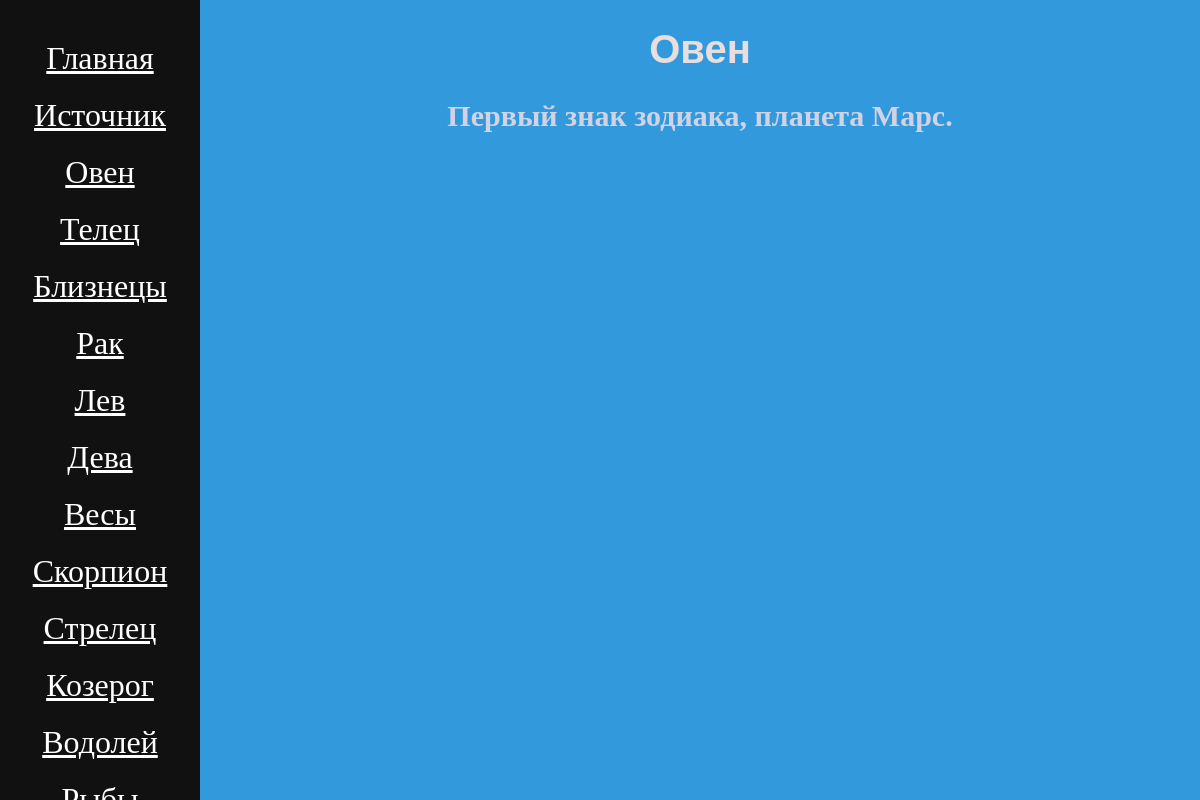
The page /aries on the database its author committed.
### horoscope/models.py (models this page shows, shortened)
class ZodiakSing(models.Model):
    name = models.CharField(max_length=255)
    code = models.CharField(max_length=45, unique=True)
    description = models.TextField(blank=True)
    date_from = models.DateField()
    date_to = models.DateField()
    elements = models.ForeignKey(Elements, on_delete=models.PROTECT)

### horoscope/views.py (the view)
# urls.py: path('<str:code>', views.get_sing_zodiac, name='sign_zodiac'),
def get_sing_zodiac(request, code):
    context = {
        'zodiac_sing': ZodiakSing.objects.get(code=code),
        'zodiac_sings': ZodiakSing.objects.all(),
    }
    return render(request, 'horoscope/info_zodiac.html', context=context)

### horoscope/templates/horoscope/info_zodiac.html (shortened to what this page needs)
{% extends 'base.html' %}
{% load static %}
{% load my_filter %}
{% block cssadd %}
<link rel="stylesheet" href="{% static 'horoscope/css/info.css' %}">
{% endblock %}
{% block content %}
{% include 'includes/navbar.html' %}
    <h1>{{ zodiac_sing.name }}</h1>
    <h2>{{ zodiac_sing.description }}</h2>
{% endblock %}

### horoscope/templates/includes/navbar.html
{% load my_filter %}
<nav>
    <a href="{% url 'index'  %}">Главная</a>
    <a href="google.com">Источник</a>
    {% for zodiac_sing in zodiac_sings %}
        <a href="{% url 'sign_zodiac' code=zodiac_sing.code %}">{{zodiac_sing.name}}</a>
    {% endfor %}
</nav>

### static/css/base.css (style rules this page uses)
html { background-color: #3199dc; }
nav { text-align: center; color: white; font-size: 2rem; height: 100%; width: 200px; position: fixed; z-index: 1; top: 0; left: 0; background-color: #111; overflow-x: hidden; padding-top: 20px; }
nav a { color: white; display: block; font-size: 2rem; margin: 20px; }

### horoscope/static/horoscope/css/info.css (style rules this page uses)
h2 { color: #d2d2e5; text-align: center; font-family: "Comic Sans MS", "Comic Sans", cursive; font-size: 30px; margin-left: 200px; }
h1 { color: #e8dede; text-align: center; font-family: Geneva, Arial, Helvetica, sans-serif; font-size: 40px; margin-left: 200px; }

### rows shown on the page
ZodiakSing: name "Овен", description "Первый знак зодиака, планета Марс."
ZodiakSing: name "Телец"
ZodiakSing: name "Близнецы"
ZodiakSing: name "Рак"
ZodiakSing: name "Лев"
ZodiakSing: name "Дева"
ZodiakSing: name "Весы"
ZodiakSing: name "Скорпион"
ZodiakSing: name "Стрелец"
ZodiakSing: name "Козерог"
ZodiakSing: name "Водолей"
